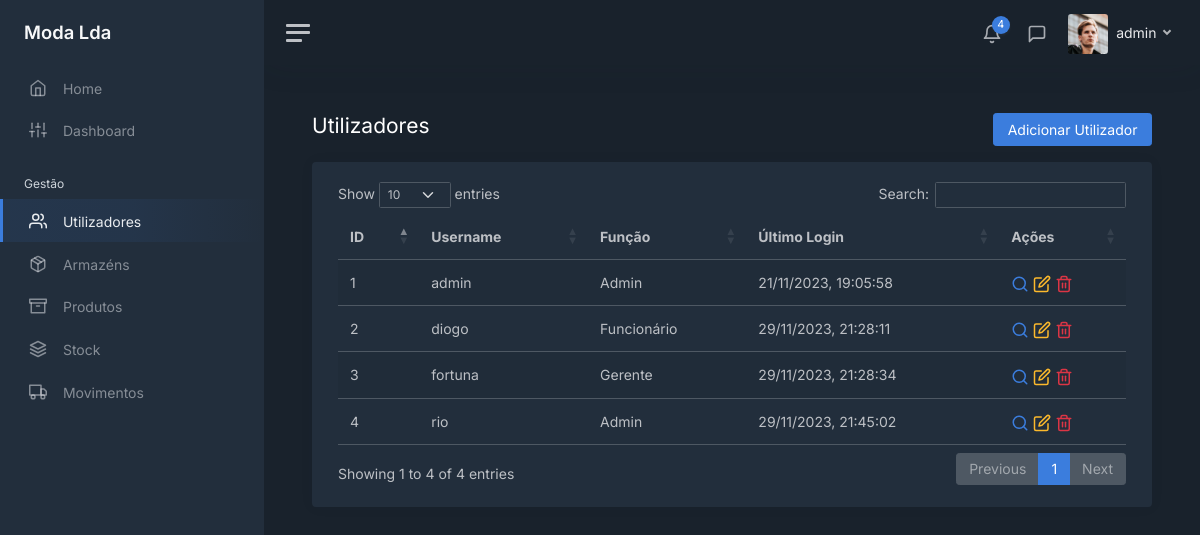
The page /users (signed in) on the database as committed earlier.
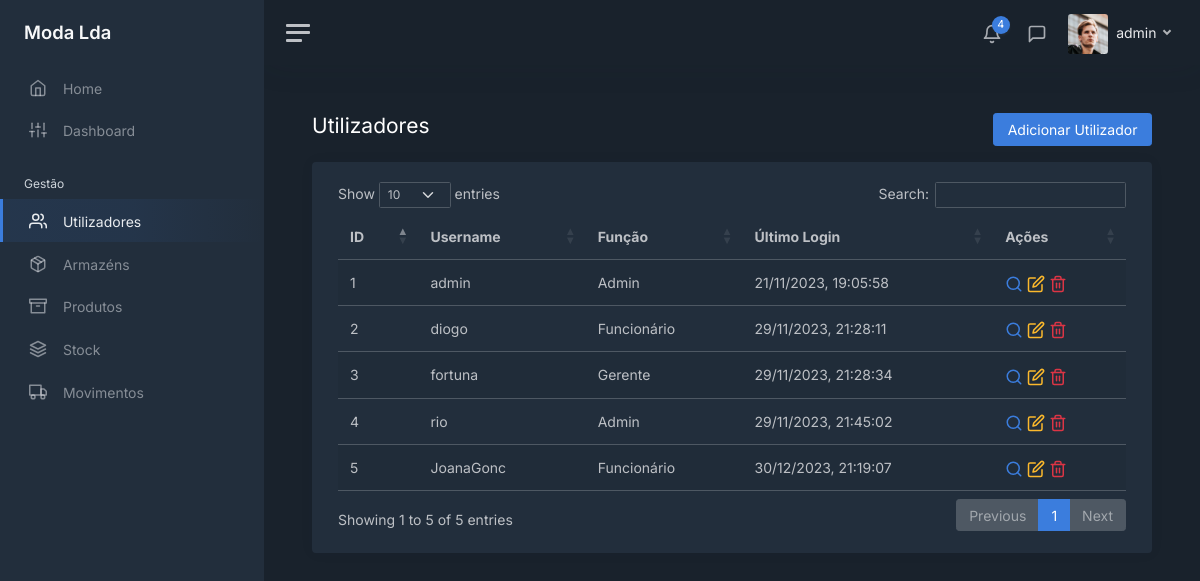
The same page on the database as committed later.
### modules/login/models.py (models this page shows, shortened)
class User(UserMixin, db.Model):
    __tablename__ = 'users'
    __table_args__ = {'extend_existing': True}
    id = db.Column(db.Integer, primary_key=True)
    username = db.Column(db.String(), unique=True)
    password = db.Column(db.String())
    role = db.Column(db.String())
    last_login = db.Column(db.DateTime, server_default=db.func.now())

### modules/main/views.py (the view)
@bp.route('/users')
@login_required
def users():
    users_query = User.query.with_entities(User.id, User.username, User.role, User.last_login).all()
    all_users = []
    for user in users_query:
        all_users.append(
            {
                "id": user.id,
                "username": user.username,
                "role": ROLES[user.role],
                "last_login": user.last_login.strftime("%d/%m/%Y, %H:%M:%S")
            }
        )
    if current_user.role == 'admin' or current_user.role == 'gerente':
        return render_template('users/users_table.html', user=current_user, tab="users", all_users=all_users)
    else:
        return redirect(request.referrer or 'home')

### modules/login/models.py (called while the page is built)
@login_manager.user_loader
def load_user(user_id):
    return User.query.get(int(user_id))

### modules/main/templates/users/users_table.html (shortened to what this page needs)
<!DOCTYPE html>
<html lang="en">
<head>
    <link href="/static/css/dashboard.css" rel="stylesheet">
    <link href="https://cdn.datatables.net/1.13.7/css/dataTables.bootstrap5.min.css" rel="stylesheet">
</head>
{% extends 'sidebar.html' %}
{% block content %}
    <div class="row">
        <div class="col float-start">
            <h1 class="h3 mb-3">Utilizadores</h1>
        </div>
        <div class="col">
            <div class="mb-3 float-end">
                <a href="/users/add" class="btn btn-primary">Adicionar Utilizador</a>
            </div>
        </div>
    </div>
    <div class="card">
        <div class="card-body">
            <div class="container-fluid">
                <table id="users" class="table table-striped">
                    <tbody>
                        {% for user in all_users %}
                            <tr>
                                <td>{{ user.id }}</td>
                                <td>{{ user.username }}</td>
                                <td>{{ user.role }}</td>
                                <td>{{ user.last_login }}</td>
                                <td>
                                    <a class="text-decoration-none" href="/users/{{ user.id }}">
                                        <i class="align-middle" data-feather="search"></i>
                                    </a>
                                    <a class="text-decoration-none" href="/users/edit/{{ user.id }}">
                                        <i class="align-middle text-warning" data-feather="edit"></i>
                                    </a>
                                    <a class="text-decoration-none">
                                        <i class="align-middle text-danger" data-feather="trash-2"></i>
                                    </a>
                                </td>
                            </tr>
                        {% endfor %}
                    </tbody>
                </table>
            </div>
        </div>
    </div>
{% endblock %}

### modules/main/templates/sidebar.html (shortened to what this page needs)
<body data-theme="dark">
<div class="wrapper">
    <nav id="sidebar" class="sidebar js-sidebar">
        <div class="sidebar-content js-simplebar">
            <a class="sidebar-brand" href="/home">
                <span class="align-middle">Moda Lda</span>
            </a>
            <ul class="sidebar-nav">
                <li class="sidebar-item {% if tab == 'home' %}active{% endif %}">
                    <a class="sidebar-link" href="/home">
                        <i class="align-middle" data-feather="home"></i> <span class="align-middle">Home</span>
                    </a>
                </li>
                <li class="sidebar-item {% if tab == 'dashboard' %}active{% endif %}">
                    <a class="sidebar-link" href="/dashboard">
                        <i class="align-middle" data-feather="sliders"></i> <span class="align-middle">Dashboard</span>
                    </a>
                </li>
                <li class="sidebar-header">
                    Gestão
                </li>
                {% if user.role == 'admin' or user.role == 'gerente' %}
                <li class="sidebar-item {% if tab == 'users' %}active{% endif %}">
                    <a class="sidebar-link" href="/users">
                        <i class="align-middle" data-feather="users"></i> <span class="align-middle">Utilizadores</span>
                    </a>
                </li>
                {% endif %}
                {% if user.role == 'admin' or user.role == 'gerente' %}
                <li class="sidebar-item {% if tab == 'warehouses' %}active{% endif %}">
                    <a class="sidebar-link" href="/warehouses">
                        <i class="align-middle" data-feather="package"></i> <span class="align-middle">Armazéns</span>
                    </a>
                </li>
                {% endif %}
                <li class="sidebar-item {% if tab == 'products' %}active{% endif %}">
                    <a class="sidebar-link" href="/products">
                        <i class="align-middle" data-feather="archive"></i> <span class="align-middle">Produtos</span>
                    </a>
                </li>
                <li class="sidebar-item {% if tab == 'stock' %}active{% endif %}">
                    <a class="sidebar-link" href="/stock">
                        <i class="align-middle" data-feather="layers"></i> <span class="align-middle">Stock</span>
                    </a>
                </li>
                <li class="sidebar-item {% if tab == 'movimentos' %}active{% endif %}">
                    <a class="sidebar-link" href="">
                        <i class="align-middle" data-feather="truck"></i> <span class="align-middle">Movimentos</span>
                    </a>
                </li>
            </ul>
        </div>
    </nav>
    <div class="main">
        <nav class="navbar navbar-expand navbar-light navbar-bg">
            <a class="sidebar-toggle js-sidebar-toggle">
                <i class="hamburger align-self-center"></i>
            </a>
            <div class="navbar-collapse collapse">
                <ul class="navbar-nav navbar-align">
                    <li class="nav-item dropdown">
                        <a class="nav-icon dropdown-toggle" href="#" id="alertsDropdown" data-bs-toggle="dropdown">
                            <div class="position-relative">
                                <i class="align-middle" data-feather="bell"></i>
                                <span class="indicator">4</span>
                            </div>
                        </a>
                    </li>
                    <li class="nav-item dropdown">
                        <a class="nav-icon dropdown-toggle" href="#" id="messagesDropdown" data-bs-toggle="dropdown">
                            <div class="position-relative">
                                <i class="align-middle" data-feather="message-square"></i>
                            </div>
                        </a>
                    </li>
                    <li class="nav-item dropdown">
                        <a class="nav-link dropdown-toggle d-none d-sm-inline-block" href="#" data-bs-toggle="dropdown">
                            <img src="/static/img/avatars/avatar.jpg" class="avatar img-fluid rounded me-1"
                                 alt="{{ user.username }}"/> <span class="text-dark"> {{ user.username }} </span>
                        </a>
                    </li>
                </ul>
            </div>
        </nav>
        <main class="content">
            <div class="container-fluid p-0">
                {% block content %}
                {% endblock %}
            </div>
        </main>
    </div>
</div>
</body>
</html>

Rows that differ between the two databases and show on the page:
added User: id "5", username "JoanaGonc", role "Funcionário", last_login "30/12/2023, 21:19:07"
Other text that changed with them:
text written by a page script: "Show entries Search: Showing 1 to 4 of 4 entries Previous 1 Next" → "Show entries Search: Showing 1 to 5 of 5 entries Previous 1 Next"
